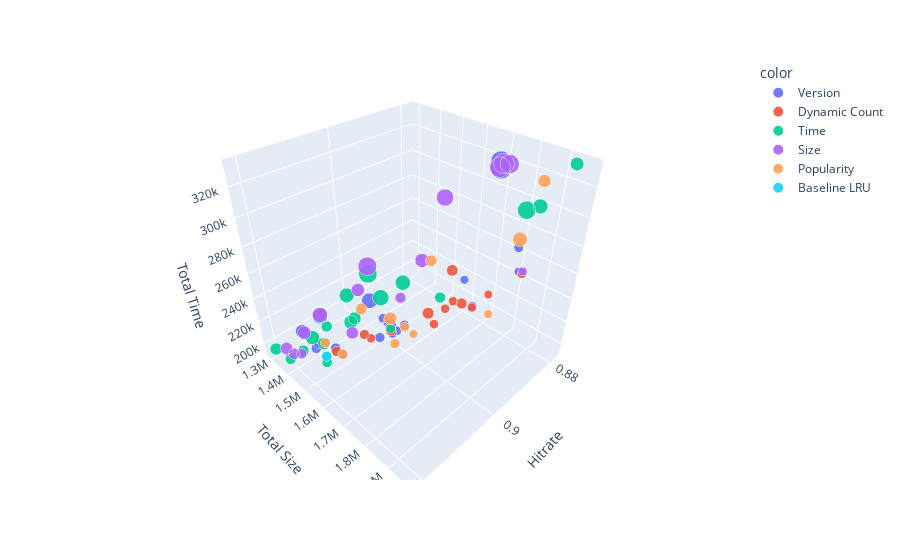

Here is the notebook cell this chart was saved with:
### Code cell
cap_df = df[df["capacity"] == 35]

cap_df = cap_df[cap_df["total_size"] < 2000000]

cap_df = cap_df.replace({"xtra_vers":"Version", "xtra_stat1":"Popularity", "xtra_dynamic":"Dynamic Count",
                       "xtra_size":"Size", "xtra_time":"Time", "None":"Baseline LRU"})

fig = px.scatter_3d(x=cap_df["hitrate"],
                    y=cap_df["total_size"],
                    z=cap_df['total_time'],
                    size=cap_df["cache_size"],
                    color=cap_df["majority metric"],
                    labels={
                     "x": "Hitrate",
                    "y":"Total Size",
                        "z":"Total Time"
                     },
                    #symbol=cap_df["protection"].replace(0.0, "x").replace(0.2,"circle-open").replace(0.4, 'diamond-open').replace(0.6, 'square-open').replace(0.8, 'square'),
                    opacity=0.9,
)

fig.write_html("test.html")
plt.savefig('demo.png', transparent=True, bbox_inches='tight', papertype='executive')


fig.show()
